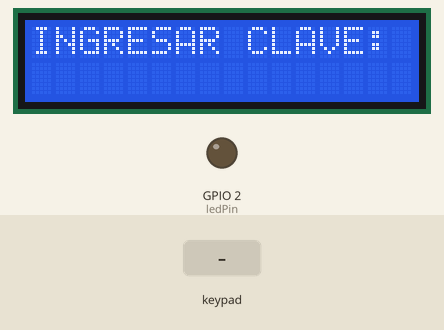
Bench run of a sketch on a simulated ESP32. On the bench: 16×2 character LCD, output pins drawn as LEDs (lit = HIGH). Inputs (shaded band) come from the test bench. WiFi joins after 1.5 s; servers stay silent unless stated; what the sketch prints to the serial monitor is not drawn.

Above: at 3.2 s.
3.3 s: keypad keys 2 0 1 6 # pressed 0.4 s apart
At 7.6 s:
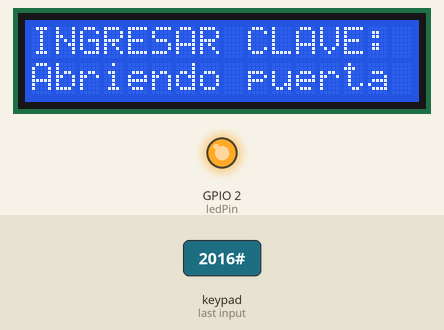
8.3 s: key 'A' pressed
At 10.4 s:
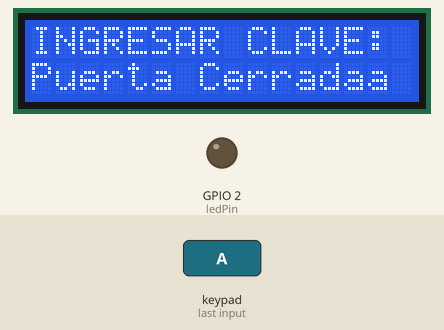
11.3 s: key 'B' pressed
14.3 s: keypad keys 2 0 1 6 pressed 0.4 s apart
At 18.2 s:
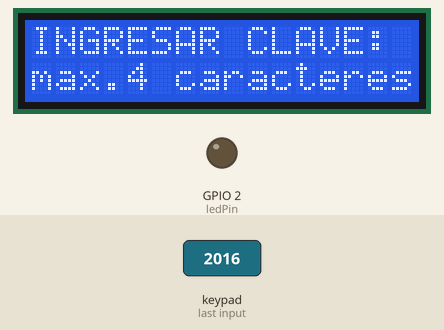
18.9 s: key 'C' pressed
21.9 s: key '#' pressed
At 24.1 s:
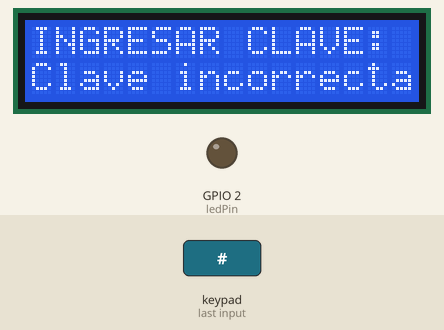
Timing chart, 0 to 25.6 s (numbered marks = the images above; inputs shaded):
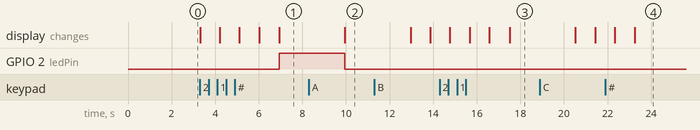

The sketch:

modificable5ene.ino
```cpp
#include <WiFi.h>
#include <UniversalTelegramBot.h>
#include <WiFiClientSecure.h>
/////////////////////
#include <Wire.h>
#include <Keypad.h>
#include <LiquidCrystal_PCF8574.h>
////////////////////
// Configuración WiFi
const char* ssid = "CELERITY_MAX M";
const char* password = "@lexa1213";

// Token del bot de Telegram
const char* BOT_TOKEN = "8104194718:AAHOD5B8Ap3XKGa-6AgQ0kDOaxGpA81_vZA";

// Variables del bot y el LED
WiFiClientSecure client;
UniversalTelegramBot bot(BOT_TOKEN, client);
const int ledPin = 2;           // Pin del LED

// Variable para la clave
String clave = "2016";   ///Por defecto el sistema inicia con 2016 como clave
bool esperaToken= false;
bool esperaClaveNueva= false;
/////////////////////////////////////////////////////////////////////////////////////////
// Configura la dirección I2C y el tamaño del LCD
LiquidCrystal_PCF8574 lcd(0x27); // Cambia 0x27 por la dirección de tu pantalla


// Configuración del teclado matricial 4x4
const byte filas = 4; // Número de filas
const byte columnas = 4; // Número de columnas

// Mapeo de teclas (ajusta según tu teclado)
char teclas[filas][columnas] = {
  {'1', '2', '3', 'A'},
  {'4', '5', '6', 'B'},
  {'7', '8', '9', 'C'},
  {'*', '0', '#', 'D'}
};

// Pines conectados al teclado (ajusta según tu conexión)
byte pinesFilas[filas] = {27, 14, 12, 13}; // GPIOs para las filas
byte pinesColumnas[columnas] = {32, 33, 25, 26}; // GPIOs para las columnas

Keypad teclado = Keypad(makeKeymap(teclas), pinesFilas, pinesColumnas, filas, columnas);

// Configuración de la contraseña

String entradaTeclado = "";        // Almacena la entrada del usuario
/////////////////////////////////////////////////////

void setup() {
    Serial.begin(9600);
    pinMode(ledPin, OUTPUT);    // Configura el LED como salida
    digitalWrite(ledPin, LOW);  // Asegúrate de que el LED esté apagado inicialmente
    ///////////////////////////////////////////////////////////////////////////////////
     Wire.begin();     // Inicia la comunicación I2C para Arduino UNO
     lcd.begin(16, 2);  // Inicializa el LCD con 16 columnas y 2 filas
     lcd.setBacklight(255);  // Activa la luz de fondo (0 para apagarla)
     lcd.setCursor(0, 0);    // Posiciona el cursor en la primera columna y fila
     lcd.print("INGRESAR CLAVE:");  // Muestra un mensaje en la pantalla
  //////////////////////////////////////////////////////////////////////////////////////
    // Conexión a WiFi
    WiFi.begin(ssid, password);
    while (WiFi.status() != WL_CONNECTED) {
        delay(1000);
        Serial.println("Conectando a WiFi...");
    }
    Serial.println("Conexión WiFi establecida.");

    client.setCACert(TELEGRAM_CERTIFICATE_ROOT); // Configura conexión segura
    Serial.println("Conexión segura configurada.");
}

void loop() {
    // Verifica si hay mensajes nuevos
    int numNewMessages = bot.getUpdates(bot.last_message_received + 1);

    if (numNewMessages > 0) {
        for (int i = 0; i < numNewMessages; i++) {
            // Obtiene la información del mensaje
            String chat_id = bot.messages[i].chat_id;  // ID del chat
            String mensajeRecibido = bot.messages[i].text; // Texto del mensaje

            // Muestra el mensaje recibido en el monitor serial
            Serial.println("Mensaje recibido: " + mensajeRecibido);

            // Compara el mensaje recibido con la clave
           if (!esperaToken && !esperaClaveNueva && !mensajeRecibido.equalsIgnoreCase("CAMBIO CLAVE")) {
            if (mensajeRecibido == clave) {
                digitalWrite(ledPin, HIGH); // Enciende el LED
                bot.sendMessage(chat_id, "Clave correcta. LED encendido.", "Markdown");
                delay(3000);               // Mantén el LED encendido por 3 segundos
                digitalWrite(ledPin, LOW); // Apaga el LED
                bot.sendMessage(chat_id, "LED apagado.", "Markdown");

            }
            else {
                bot.sendMessage(chat_id, "Clave incorrecta. Intente nuevamente.", "Markdown");
                }
            } if (mensajeRecibido.equalsIgnoreCase("CAMBIO CLAVE") && !esperaToken && !esperaClaveNueva ) { ///EqualsInoreCase es para no distinguir entre mayusculas y minusculas
                 bot.sendMessage(chat_id, "Ingrese token de autorizacion", "Markdown");
                 esperaToken = true;
            }
            else if (esperaToken == true) {

                 if (mensajeRecibido.equals("1234")) { // Token correcto

                    bot.sendMessage(chat_id, "Token correcto, cambio de clave autorizado", "Markdown");
                    bot.sendMessage(chat_id, "Ingrese nueva clave", "Markdown");

                    esperaClaveNueva = true; // Cambiar estado a "esperando nueva clave"esperandoNuevaClave = true; // Cambia al estado de espera de nueva clave
                    esperaToken = false;
                  }
                  else {
                      bot.sendMessage(chat_id, "Token incorrecto, intente nuevamente", "Markdown");
                  }
            }
            else if (esperaClaveNueva == true) {

                    if (mensajeRecibido.length() == 4 && mensajeRecibido.toInt() > 0){
                    //clave no mayor a 4 digitos numericos
                    clave ="";
                    clave= mensajeRecibido;
                    bot.sendMessage(chat_id, "Clave actualizada exitosamente", "Markdown");
                    bot.sendMessage(chat_id, "Nueva clave: " + clave, "Markdown");
                    esperaClaveNueva = false; // Cambiar estado a "esperando nueva clave"esperandoNuevaClave = true; // Cambia al estado de espera de nueva clave
                 } else {
                   bot.sendMessage(chat_id, "La clave debe ser un número de 4 dígitos.", "Markdown");
                  }
            }
    }
 }
 char tecla = teclado.getKey(); // Lee una tecla del teclado


  if (tecla) {
    // Si se presiona una tecla, la muestra en el monitor serial
    Serial.println(tecla);

    if (tecla == '#') {
    // Si se presiona '#', verifica la contraseña
          if (entradaTeclado == clave) {
          Serial.println("Contraseña correcta. Puede entrar.");
          lcd.setCursor(0, 1);    // Posiciona el cursor en la primera columna y  segunda fila
          lcd.print("Abriendo puerta"); //
          digitalWrite(ledPin, HIGH); // Activa la salida
          delay(3000);        // Mantiene la salida activa por el tiempo definido
          digitalWrite(ledPin, LOW);  // Desactiva la salida
          Serial.println("Puerta Cerrada.");
          lcd.setCursor(0, 1);    // Posiciona el cursor en la primera columna y  segunda fila
          lcd.print("Puerta Cerrada"); //
          delay(3000);
          lcd.setCursor(0, 1);    // Posiciona el cursor en la primera columna y  segunda fila
          lcd.print("                "); // Imprime 16 espacios para limpiar la línea
          lcd.setCursor(0, 1);          // Vuelve a colocar el cursor al inicio de la segunda línea
          entradaTeclado = ""; // Limpia la entrada para un nuevo intento
          }

          else {
          Serial.println("Contraseña incorrecta. Inténtelo de nuevo.");
          lcd.setCursor(0, 1);    // Posiciona el cursor en la primera columna y  segunda fila
          lcd.print("Clave incorrecta"); //
          delay(3000);
          lcd.setCursor(0, 1);    // Posiciona el cursor en la primera columna y  segunda fila
          lcd.print("                "); // Imprime 16 espacios para limpiar la línea
          lcd.setCursor(0, 1);    // Posiciona el cursor en la primera columna y  segunda fila
          entradaTeclado = ""; // Limpia la entrada para un nuevo intento
          }

    }

    else if (tecla == '*') {
      // Si se presiona '*', borra la entrada actual
          entradaTeclado = "";
          Serial.println("Entrada borrada.");
          lcd.setCursor(0, 1);    // Posiciona el cursor en la primera columna y  segunda fila
          lcd.print("                "); // Imprime 16 espacios para limpiar la línea
          lcd.setCursor(0, 1);          // Vuelve a colocar el cursor al inicio de la segunda línea
    }


  else {
      // Si es un dígito válido, lo agrega a la entrada
      entradaTeclado += tecla;
      Serial.print("Entrada actual: ");
      Serial.println(entradaTeclado);

      lcd.setCursor(0, 1); // Configura el cursor en la segunda línea
      lcd.print(entradaTeclado); // Muestra la cadena actualizada
      // **Aquí está la nueva funcionalidad**
      if (entradaTeclado.length() > 4) {
        Serial.println("Num. de digitos exedido");
        entradaTeclado = ""; // Limpia la entrada si excede 4 dígitos
        lcd.setCursor(0, 1);    // Posiciona el cursor en la primera columna y  segunda fila
        lcd.print("max.4 caracteres"); //
        delay(3000);        // Mantiene la salida activa por el tiempo definido
        lcd.setCursor(0, 1);          // Vuelve a colocar el cursor al inicio de la segunda línea
        lcd.print("                "); // Imprime 16 espacios para limpiar la línea
        lcd.setCursor(0, 1);          // Vuelve a colocar el cursor al inicio de la segunda línea
       }
     }
    }

}
```

Measured:
- after the input at 3.3 s, GPIO 2 (ledPin): LOW → HIGH after 3.6 s; the display: first changes at once (image 1 shows a later state)
- after the input at 14.3 s, the display: first differs from a run without the input after 1.4 s (image 3 shows a later state)
- after the input at 21.9 s, the display: first differs from a run without the input after 1.3 s (image 4)
